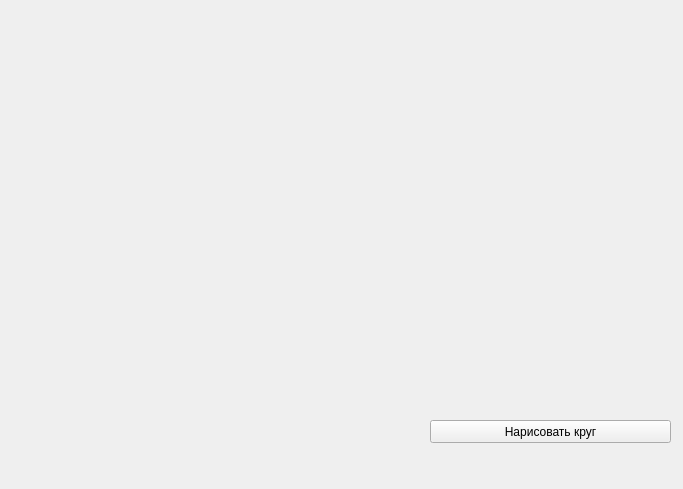
<?xml version="1.0" encoding="UTF-8"?>
<ui version="4.0">
 <class>MainWindow</class>
 <widget class="QMainWindow" name="MainWindow">
  <property name="geometry">
   <rect>
    <x>0</x>
    <y>0</y>
    <width>683</width>
    <height>489</height>
   </rect>
  </property>
  <property name="windowTitle">
   <string>MainWindow</string>
  </property>
  <widget class="QWidget" name="centralwidget">
   <widget class="QPushButton" name="pushButton">
    <property name="geometry">
     <rect>
      <x>430</x>
      <y>420</y>
      <width>241</width>
      <height>23</height>
     </rect>
    </property>
    <property name="text">
     <string>Нарисовать круг</string>
    </property>
   </widget>
  </widget>
 </widget>
 <resources/>
 <connections/>
</ui>
